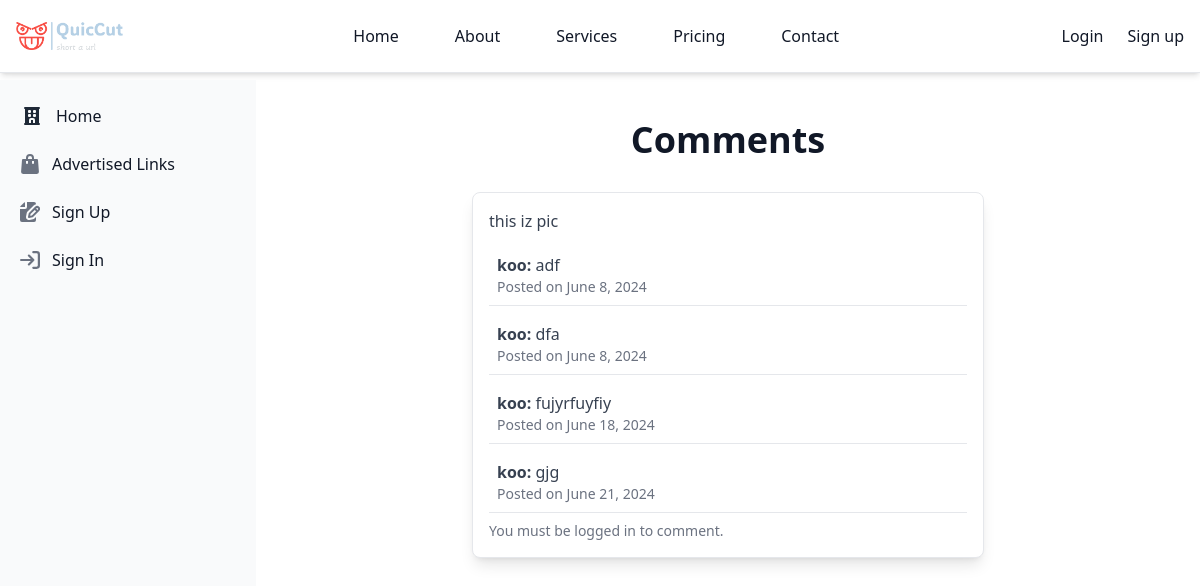
Before: /advertisements/comment/17/1/ with the older database file.
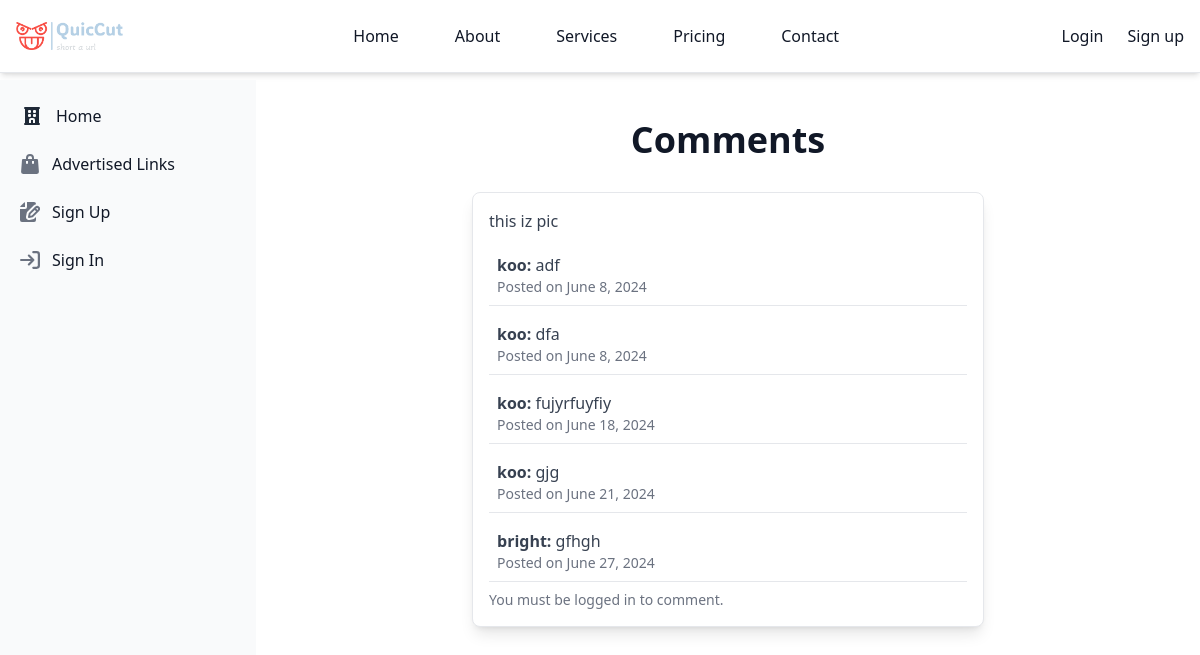
After: the same page with the newer database file.
### advertisements/models.py (models this page shows)
class Comment(models.Model):
    user = models.ForeignKey(User, on_delete=models.CASCADE)
    content_type = models.ForeignKey(ContentType, on_delete=models.CASCADE)
    object_id = models.PositiveIntegerField()
    content_object = GenericForeignKey('content_type', 'object_id')
    text = models.TextField()
    created_at = models.DateTimeField(auto_now_add=True)

### advertisements/views.py (the view)
# urls.py: path('comment/<int:content_type_id>/<int:object_id>/', views.comment_content, name='comment_content'),
def comment_content(request, content_type_id, object_id):
    content_type = get_object_or_404(ContentType, id=content_type_id)
    content_object = content_type.get_object_for_this_type(id=object_id)
    comments = Comment.objects.filter(content_type=content_type, object_id=object_id)
    if request.method == 'POST':
        form = CommentForm(request.POST)
        if form.is_valid():
            comment = form.save(commit=False)
            comment.user = request.user
            comment.content_type = content_type
            comment.object_id = object_id
            comment.save()
            return redirect('comment_content', content_type_id=content_type_id, object_id=object_id)
    else:
        form = CommentForm()
    return render(request, 'advertisements/comment_content.html', {'content_object': content_object, 'comments': comments, 'form': form})

### templates/advertisements/comment_content.html (shortened to what this page needs)
{% extends 'basehome/base.html' %}
{% load custom_tags %}
{% block content %}
<body class="overflow-hidden">
<div class="p-10 sm:ml-64 mt-20 overflow-y-auto max-h-screen">
    <h1 class="text-center text-4xl font-bold text-gray-900 mb-8">Comments</h1>
    <div class="max-w-lg mx-auto bg-white border border-gray-200 rounded-lg shadow-lg overflow-hidden dark:bg-gray-800 dark:border-gray-700">
        <div class="p-4">
            <p class="mb-3 font-normal text-gray-700 dark:text-gray-400">{{ content_object.description }}</p>
            {% for comment in comments %}
                <div class="mb-2 p-2 border-b border-gray-200 dark:border-gray-700">
                    <p class="text-gray-700 dark:text-gray-400"><strong>{{ comment.user.username }}:</strong> {{ comment.text }}</p>
                    <p class="text-sm text-gray-500 dark:text-gray-400">Posted on {{ comment.created_at|date:"F j, Y" }}</p>
                </div>
            {% endfor %}
            {% if user.is_authenticated %}
                <form method="post" class="mt-4">
                    {% csrf_token %}
                    {{ form.as_p }}
                    <button type="submit" class="px-3 py-2 text-sm font-medium text-white bg-blue-700 rounded-lg hover:bg-blue-800 focus:ring-4 focus:outline-none focus:ring-blue-300 dark:bg-blue-600 dark:hover:bg-blue-700 dark:focus:ring-blue-800">Add Comment</button>
                </form>
            {% else %}
                <p class="text-sm text-gray-500 dark:text-gray-400">You must be logged in to comment.</p>
            {% endif %}
        </div>
    </div>
    <br>
    <br>
    <br>
</div>
</body>
{% endblock %}

Changed rows visible on the page:
added Comment: user.username "bright", text "gfhgh", created_at "June 27, 2024"
